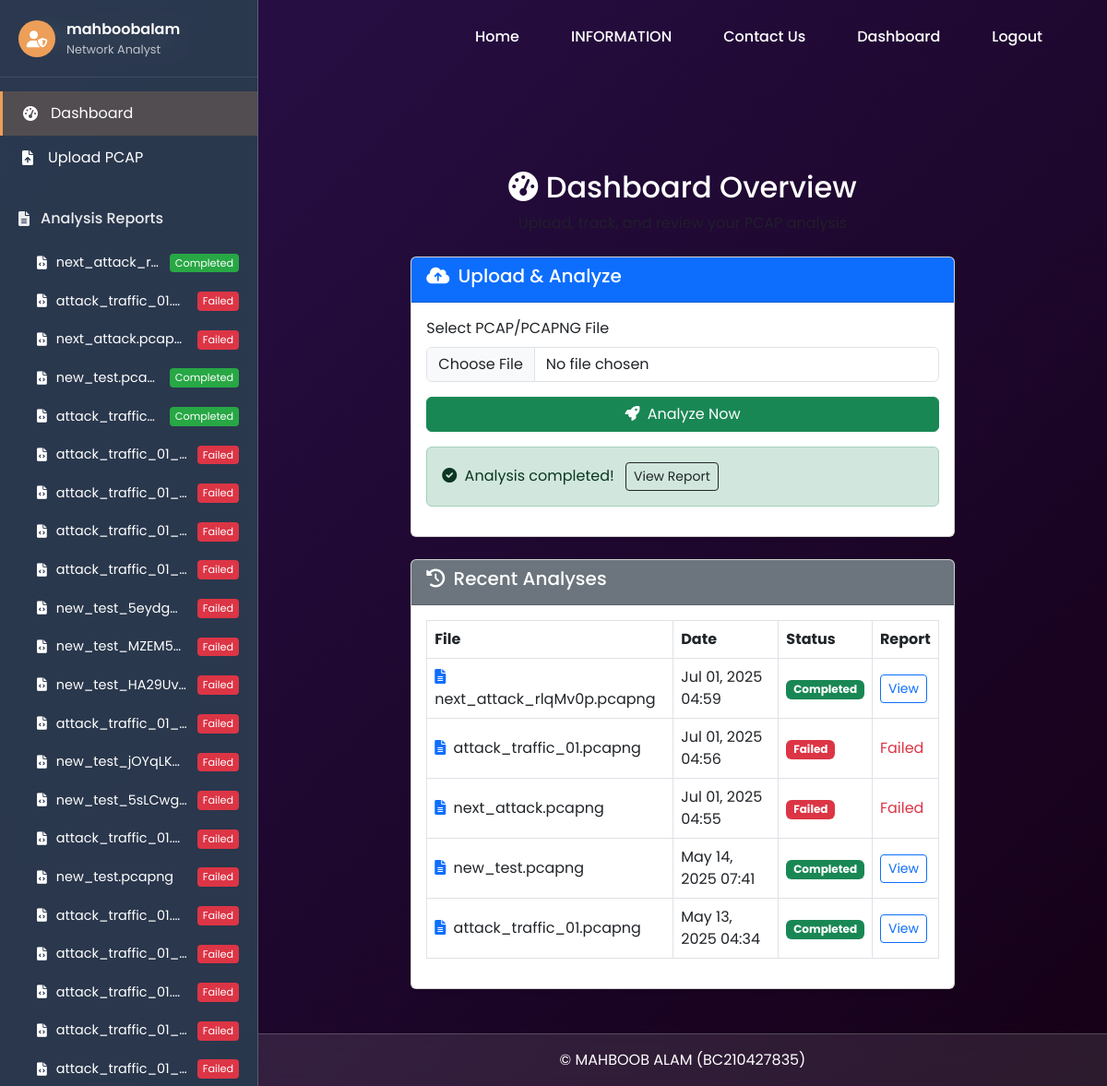
Before: /dashboard/ (signed in) with the older database file.
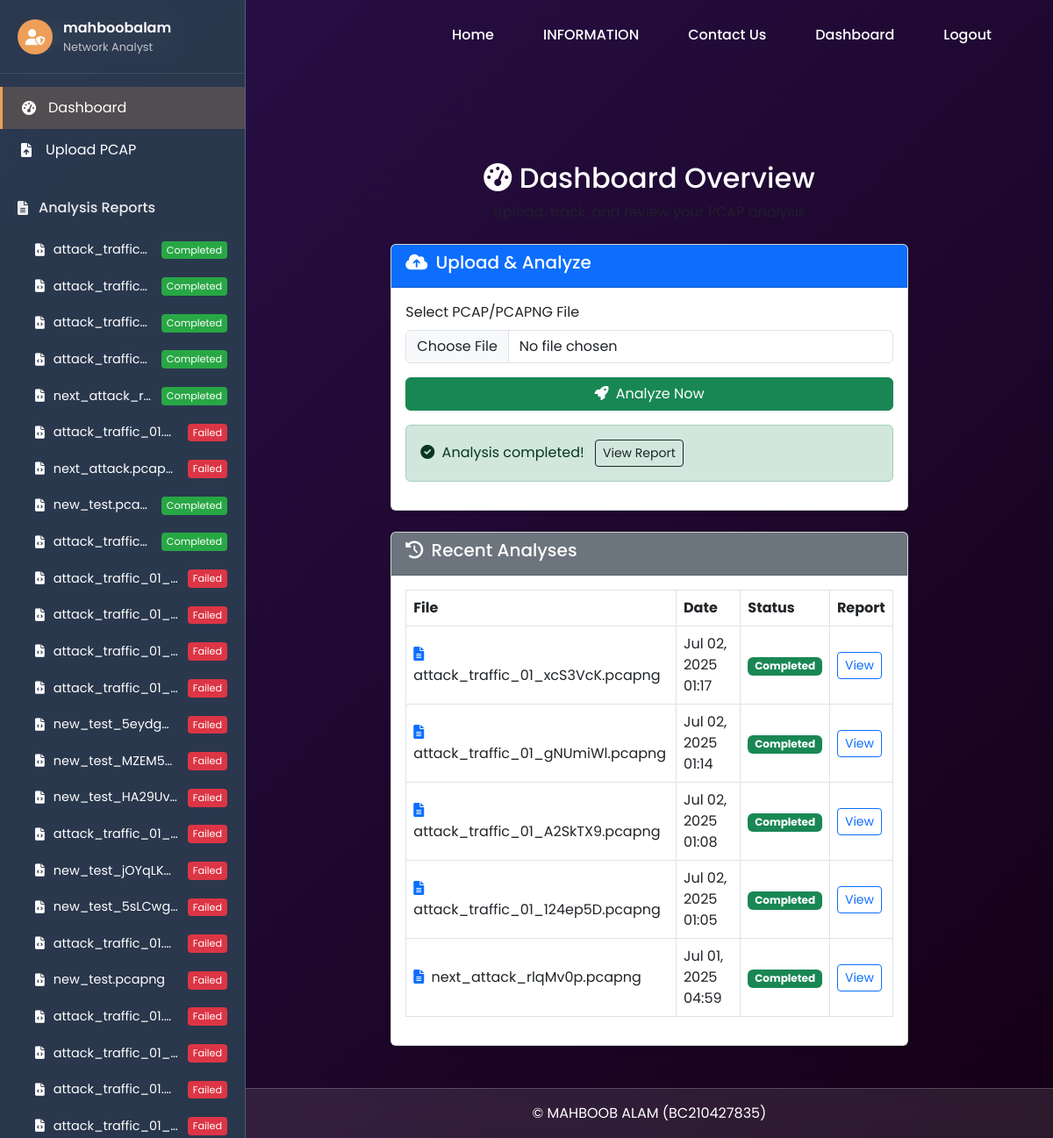
After: the same page with the newer database file.
### IDS/models.py (models this page shows, shortened)
class PcapFile(models.Model):
    STATUS_CHOICES = [
        ('uploaded', 'Uploaded'),
        ('processing', 'Processing'),
        ('completed', 'Completed'),
        ('failed', 'Failed'),
    ]
    PROGRESS_STAGES = [
        ('uploaded', 'File Uploaded'),
        ('converting', 'Converting PCAP to CSV'),
        ('preprocessing', 'Preprocessing Data'),
        ('predicting', 'Running Predictions'),
        ('saving', 'Saving Results'),
        ('completed', 'Completed'),
        ('failed', 'Failed'),
    ]
    user = models.ForeignKey(User, on_delete=models.CASCADE)
    file = models.FileField(upload_to='uploads/')
    uploaded_at = models.DateTimeField(auto_now_add=True)
    status = models.CharField(max_length=20, choices=STATUS_CHOICES, default='uploaded')
    progress_stage = models.CharField(
        max_length=20,
        choices=PROGRESS_STAGES,
        default='uploaded'
    )
    progress_message = models.CharField(
        max_length=200,
        blank=True,
        null=True,
        default='File uploaded successfully'
    )
    def filename(self):
        return self.file.name.split('/')[-1]

### IDS/views.py (the view, shortened to what this page needs)
# urls.py: path('dashboard/', views.dashboard, name='dashboard'),
@login_required
def dashboard(request):
    user_files = PcapFile.objects.filter(user=request.user).order_by('-uploaded_at')
    latest_file = user_files.first()
    return render(request, 'IDS/dashboard.html', {
        'user_files': user_files,
        'latest_file': latest_file,
        'upload_in_progress': latest_file and latest_file.status == 'processing',
        'analysis_completed': latest_file and latest_file.status == 'completed'
    })

### IDS/context_processors.py (called while the page is built)
def user_files(request):
    if request.user.is_authenticated:
        return {
            'user_files': PcapFile.objects.filter(
                user=request.user
            ).order_by('-uploaded_at').only(
                'id', 'file', 'uploaded_at', 'status',
                'progress_stage', 'progress_message'
            )[:10]  # Only show 10 most recent files
        }
    return {}  # Return empty dict for non-authenticated users

### IDS/templates/IDS/dashboard.html (shortened to what this page needs)
{% extends 'IDS/base.html' %}
{% load static %}
{% block content %}
<div class="container py-5">
    <div class="row">
        <div class="col-lg-8 mx-auto">
            <div class="text-center mb-4">
                <h2><i class="fas fa-tachometer-alt"></i> Dashboard Overview</h2>
                <p class="text-muted">Upload, track, and review your PCAP analysis</p>
            </div>
            <div class="card shadow-sm mb-4">
                <div class="card-header bg-primary text-white">
                    <h5><i class="fas fa-cloud-upload-alt me-1"></i> Upload & Analyze</h5>
                </div>
                <div class="card-body">
                    <form method="POST" enctype="multipart/form-data" id="uploadForm" class="mb-3">
                        <div class="mb-3">
                            <label for="fileInput" class="form-label">Select PCAP/PCAPNG File</label>
                            <input type="file" name="file" id="fileInput"
                                   class="form-control" accept=".pcap,.pcapng" required>
                        </div>
                        <button type="submit" class="btn btn-success w-100" id="analyzeBtn">
                            <i class="fas fa-rocket me-1"></i> Analyze Now
                        </button>
                    </form>
                    {% if analysis_completed %}
                    <div class="alert alert-success mt-3">
                        <i class="fas fa-check-circle me-1"></i> Analysis completed!
                        <a href="{% url 'analysis_report' latest_file.id %}" class="btn btn-sm btn-outline-dark ms-2">
                            View Report
                        </a>
                    </div>
                    {% endif %}
                </div>
            </div>
            <div class="card shadow-sm">
                <div class="card-header bg-secondary text-white">
                    <h5><i class="fas fa-history me-1"></i> Recent Analyses</h5>
                </div>
                <div class="card-body">
                    {% if user_files %}
                    <div class="table-responsive">
                        <table class="table table-bordered table-hover align-middle">
                            <thead>
                                <tr>
                                    <th>File</th>
                                    <th>Date</th>
                                    <th>Status</th>
                                    <th>Report</th>
                                </tr>
                            </thead>
                            <tbody>
                                {% for file in user_files|slice:":5" %}
                                <tr>
                                    <td><i class="fas fa-file-alt me-1 text-primary"></i> {{ file.filename }}</td>
                                    <td>{{ file.uploaded_at|date:"M d, Y H:i" }}</td>
                                    <td>
                                        <span class="badge
                                            {% if file.status == 'completed' %}bg-success
                                            {% elif file.status == 'processing' %}bg-warning
                                            {% elif file.status == 'failed' %}bg-danger
                                            {% else %}bg-secondary{% endif %}">
                                            {{ file.get_status_display }}
                                        </span>
                                    </td>
                                    <td>
                                        {% if file.status == 'completed' %}
                                        <a href="{% url 'analysis_report' file.id %}" class="btn btn-sm btn-outline-primary">
                                            View
                                        </a>
                                        {% elif file.status == 'failed' %}
                                        <span class="text-danger">Failed</span>
                                        {% else %}
                                        <span class="text-muted">Pending</span>
                                        {% endif %}
                                    </td>
                                </tr>
                                {% endfor %}
                            </tbody>
                        </table>
                    </div>
                    {% else %}
                    <p class="text-muted text-center">No uploads found yet.</p>
                    {% endif %}
                </div>
            </div>
        </div>
    </div>
</div>
{% endblock %}

### IDS/templates/IDS/base.html (shortened to what this page needs)
{% load static %}
<!DOCTYPE html>
<html lang="en">
<head>
    <link href="https://cdn.jsdelivr.net/npm/bootstrap@5.3.0/dist/css/bootstrap.min.css" rel="stylesheet">
    <link rel="stylesheet" href="https://cdnjs.cloudflare.com/ajax/libs/font-awesome/6.0.0/css/all.min.css">
    <link rel="stylesheet" href="{% static 'css/custom.css' %}">
</head>
<body class="{% if user.is_authenticated %}has-sidebar{% endif %}">
    <nav class="navbar navbar-expand-lg navbar-dark">
        <div class="container">
            <a class="navbar-brand" href="{% url 'home' %}">
            </a>
            <div class="collapse navbar-collapse" id="navbarNav">
                <ul class="navbar-nav ms-auto">
                    <li class="nav-item"><a class="nav-link" href="{% url 'home' %}">Home</a></li>
                    <li class="nav-item"><a class="nav-link" href="{% url 'about_us' %}">INFORMATION</a></li>
                    <li class="nav-item"><a class="nav-link" href="{% url 'contact_us' %}">Contact Us</a></li>
                    {% if user.is_authenticated %}
                        <li class="nav-item"><a class="nav-link" href="{% url 'dashboard' %}">Dashboard</a></li>
                        <li class="nav-item"><a class="nav-link" href="{% url 'logout' %}">Logout</a></li>
                    {% else %}
                        <li class="nav-item"><a class="nav-link" href="{% url 'login' %}">Login</a></li>
                        <li class="nav-item"><a class="nav-link" href="{% url 'register' %}">Register</a></li>
                    {% endif %}
                </ul>
            </div>
        </div>
    </nav>
    {% if user.is_authenticated %}
    <div class="app-sidebar">
        <div class="sidebar-header">
            <div class="user-profile">
                <div class="avatar">
                    <i class="fas fa-user-shield"></i>
                </div>
                <div class="user-info">
                    <span class="username">{{ user.username }}</span>
                    <small class="role">Network Analyst</small>
                </div>
            </div>
        </div>
        <nav class="sidebar-nav">
            <a href="{% url 'dashboard' %}" class="nav-item {% if request.resolver_match.url_name == 'dashboard' %}active{% endif %}">
                <i class="fas fa-tachometer-alt"></i>
                <span>Dashboard</span>
            </a>
            <a href="{% url 'file_upload' %}" class="nav-item {% if request.resolver_match.url_name == 'file_upload' %}active{% endif %}">
                <i class="fas fa-file-upload"></i>
                <span>Upload PCAP</span>
            </a>
            <div class="nav-section">
                <div class="section-header">
                    <i class="fas fa-file-alt"></i>
                    <span>Analysis Reports</span>
                </div>
                <div class="section-content">
                    {% if user_files %}
                        {% for file in user_files %}
                        <a href="{% url 'analysis_report' file.id %}" class="report-item {% if file.id == current_file.id %}active{% endif %}">
                            <i class="fas fa-file-code"></i>
                            <span class="filename">{{ file.filename|truncatechars:20 }}</span>
                            <span class="status-badge {{ file.status }}">
                                {% if file.progress_stage == 'failed' %}
                                    Failed
                                {% else %}
                                    {{ file.get_status_display }}
                                {% endif %}
                            </span>
                        </a>
                        {% endfor %}
                    {% else %}
                        <div class="empty-reports">
                            <i class="fas fa-inbox"></i>
                            <span>No reports yet</span>
                        </div>
                    {% endif %}
                </div>
            </div>
        </nav>
    </div>
    {% endif %}
    <main class="app-content {% if user.is_authenticated %}with-sidebar{% endif %}">
        {% block content %}{% endblock %}
    </main>
    <footer class="{% if user.is_authenticated %}with-sidebar{% endif %}">
        <div class="container">
            <p class="mb-0">&copy; MAHBOOB ALAM (BC210427835)</p>
        </div>
    </footer>
</body>
</html>

### IDS/static/css/custom.css (style rules this page uses)
:root { --primary-color: #ED9E59; --secondary-color: #522C5D; --glass-background: rgba(255, 255, 255, 0.1); --glass-border: rgba(255, 255, 255, 0.2); --glass-shadow: 0 8px 32px 0 rgba(31, 38, 135, 0.37); --blur-effect: blur(10px); --text-color: #0B1B32; --light-text-color: #fff; --font-family: 'Poppins', sans-serif; --sidebar-width: 280px; }
body { font-family: var(--font-family); background: linear-gradient(135deg, #29104A 0%, #150016 100%); color: var(--light-text-color); margin: 0; padding: 0; min-height: 100vh; }
.navbar-brand, .nav-link { color: var(--light-text-color) !important; font-weight: 500; }
body.has-sidebar { display: flex; flex-direction: column; }
.app-sidebar { width: var(--sidebar-width); background: rgba(44, 62, 80, 0.9); backdrop-filter: var(--blur-effect); color: white; position: fixed; top: 0; bottom: 0; left: 0; z-index: 1000; overflow-y: auto; border-right: 1px solid var(--glass-border); }
.sidebar-header { padding: 20px; border-bottom: 1px solid rgba(255,255,255,0.1); }
.user-profile { display: flex; align-items: center; gap: 12px; }
.avatar { width: 40px; height: 40px; border-radius: 50%; background: var(--primary-color); display: flex; align-items: center; justify-content: center; font-size: 18px; }
.user-info { display: flex; flex-direction: column; }
.username { font-weight: 600; }
.role { opacity: 0.7; font-size: 0.8rem; }
.sidebar-nav { padding: 15px 0; }
.nav-item { display: flex; align-items: center; padding: 12px 20px; color: white; text-decoration: none; transition: all 0.2s; gap: 12px; }
.nav-item.active { background: rgba(237, 158, 89, 0.2); border-left: 3px solid var(--primary-color); }
.nav-item i { width: 20px; text-align: center; }
.nav-section { margin-top: 20px; }
.section-header { padding: 10px 20px; display: flex; align-items: center; gap: 12px; font-weight: 500; opacity: 0.9; }
.section-content { padding: 5px 0; }
.report-item { display: flex; align-items: center; padding: 10px 20px 10px 40px; color: white; text-decoration: none; gap: 10px; font-size: 0.9rem; position: relative; }
.filename { flex: 1; white-space: nowrap; overflow: hidden; text-overflow: ellipsis; }
.status-badge { font-size: 0.7rem; padding: 2px 6px; border-radius: 4px; }
.status-badge.completed { background: #28a745; }
.status-badge.failed { background: #dc3545; }
.app-content { margin-left: 0; transition: all 0.3s; min-height: 100vh; display: flex; flex-direction: column; }
.app-content.with-sidebar { margin-left: var(--sidebar-width); width: calc(100% - var(--sidebar-width)); padding-top: 56px; }
footer { background: var(--glass-background); backdrop-filter: var(--blur-effect); border-top: 1px solid var(--glass-border); color: var(--light-text-color); text-align: center; padding: 1rem 0; }
footer.with-sidebar { margin-left: var(--sidebar-width); width: calc(100% - var(--sidebar-width)); }

Changed rows visible on the page:
no longer on one of the page's lists (row unchanged): PcapFile: filename "attack_traffic_01.pcapng", uploaded_at "Jul 01, 2025 04:56", status "Failed"
no longer on one of the page's lists (row unchanged): PcapFile: filename "next_attack.pcapng", uploaded_at "Jul 01, 2025 04:55", status "Failed"
no longer on one of the page's lists (row unchanged): PcapFile: filename "new_test.pcapng", uploaded_at "May 14, 2025 07:41", status "Completed"
no longer on one of the page's lists (row unchanged): PcapFile: filename "attack_traffic_01.pcapng", uploaded_at "May 13, 2025 04:34", status "Completed"
no longer on this page (row unchanged): PcapFile: filename "attack_traffic_01_…", progress_stage "Failed"
added PcapFile: filename "attack_traffic…", status "Completed", filename "attack_traffic_01_xcS3VcK.pcapng", uploaded_at "Jul 02, 2025 01:17", shows "View"
added PcapFile: filename "attack_traffic…", status "Completed", filename "attack_traffic_01_gNUmiWl.pcapng", uploaded_at "Jul 02, 2025 01:14", shows "View"
added PcapFile: filename "attack_traffic…", status "Completed", filename "attack_traffic_01_A2SkTX9.pcapng", uploaded_at "Jul 02, 2025 01:08", shows "View"
added PcapFile: filename "attack_traffic…", status "Completed", filename "attack_traffic_01_124ep5D.pcapng", uploaded_at "Jul 02, 2025 01:05", shows "View"
